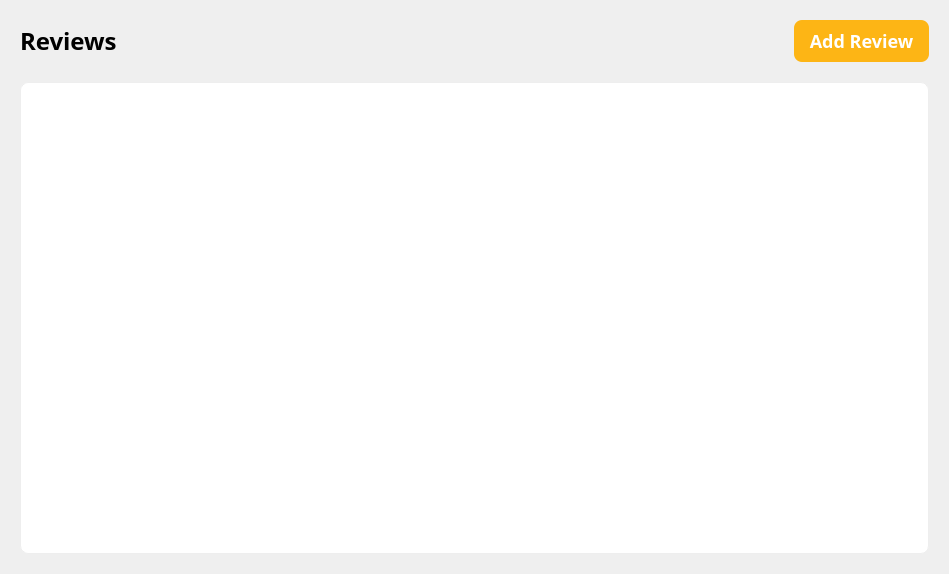
<?xml version="1.0" encoding="UTF-8"?>
<ui version="4.0">
 <class>ReviewsViewPage</class>
 <widget class="QWidget" name="ReviewsViewPage">
  <property name="geometry">
   <rect>
    <x>0</x>
    <y>0</y>
    <width>949</width>
    <height>574</height>
   </rect>
  </property>
  <property name="windowTitle">
   <string>Form</string>
  </property>
  <property name="styleSheet">
   <string notr="true">#backButton {
	background: transparent;
	border: none;
	font-family: Open Sans;
	text-align: left;
	font-size: 24px;
	line-height: 34px;
	letter-spacing: 0%;
	font-weight: 600;
}

QTableView {
	color: #4D4D4D;
    border: 1px solid #eee;
    border-radius: 8px;
    background-color: white;
	font-family: Open Sans;
	font-weight: 500;
	font-size: 16px;
	line-height: 24px;
	letter-spacing: 0%;
}

QHeaderView::section {
	font-family: Open Sans;
	font-weight: 600;
	font-size: 16px;
	line-height: 24px;
	letter-spacing: 0%;
    background-color: transparent;
    padding: 8px;
    border: none;
	border-bottom: 1px solid #f1f1f1;
    font-weight: 600;
    color: #333;
}

QTableView::item {
    padding: 12px;
    border-bottom: 1px solid #f1f1f1;
}

QTableView::item:selected {
    background-color: transparent;
}

QScrollBar {
    background: transparent;
}

QScrollBar:vertical {
    width: 6px;
    background: transparent;
}

QScrollBar::handle:vertical {
    background: #4B286D;
    border-radius: 3px;
}

QScrollBar::add-line:vertical,
QScrollBar::sub-line:vertical {
    height: 0;
}

.Draft {
    background-color: #ECF7FF;
    border: 1px solid #0D92F4;
    border-radius: 14px;
	font-family: Open Sans;
	font-weight: 500;
	line-height: 22px;
	letter-spacing: 0%;
    font-size: 14px;
	color: #0D92F4;
}

.Inprogress {
    background-color: #FEF4EE;
    border: 1px solid #E9762B;
    border-radius: 14px;
	font-family: Open Sans;
	font-weight: 500;
	line-height: 22px;
	letter-spacing: 0%;
    font-size: 14px;
	color: #E9762B;
}

.Complete {
    background-color: #F3F9F4;
    border: 1px solid #67AE6E;
    border-radius: 14px;
	font-family: Open Sans;
	font-weight: 500;
	line-height: 22px;
	letter-spacing: 0%;
    font-size: 14px;
	color: #67AE6E;
}</string>
  </property>
  <layout class="QVBoxLayout" name="verticalLayout">
   <property name="spacing">
    <number>20</number>
   </property>
   <property name="leftMargin">
    <number>20</number>
   </property>
   <property name="topMargin">
    <number>20</number>
   </property>
   <property name="rightMargin">
    <number>20</number>
   </property>
   <property name="bottomMargin">
    <number>20</number>
   </property>
   <item>
    <layout class="QHBoxLayout" name="headerLayout">
     <property name="spacing">
      <number>16</number>
     </property>
     <item>
      <widget class="QPushButton" name="backButton">
       <property name="sizePolicy">
        <sizepolicy hsizetype="Fixed" vsizetype="Fixed">
         <horstretch>0</horstretch>
         <verstretch>0</verstretch>
        </sizepolicy>
       </property>
       <property name="minimumSize">
        <size>
         <width>251</width>
         <height>34</height>
        </size>
       </property>
       <property name="maximumSize">
        <size>
         <width>251</width>
         <height>34</height>
        </size>
       </property>
       <property name="styleSheet">
        <string notr="true"/>
       </property>
       <property name="text">
        <string>Reviews</string>
       </property>
       <property name="iconSize">
        <size>
         <width>24</width>
         <height>24</height>
        </size>
       </property>
      </widget>
     </item>
     <item>
      <spacer name="horizontalSpacer">
       <property name="orientation">
        <enum>Qt::Orientation::Horizontal</enum>
       </property>
       <property name="sizeHint" stdset="0">
        <size>
         <width>40</width>
         <height>20</height>
        </size>
       </property>
      </spacer>
     </item>
     <item>
      <widget class="QPushButton" name="createButton">
       <property name="minimumSize">
        <size>
         <width>135</width>
         <height>42</height>
        </size>
       </property>
       <property name="maximumSize">
        <size>
         <width>135</width>
         <height>42</height>
        </size>
       </property>
       <property name="styleSheet">
        <string notr="true">QPushButton {
	background: #FDB515;
	border: none;
	border-radius: 8px;
	font-family: Open-Sans;
	font-weight: 500;
	font-size: 18px;
	color: white;
}

QPushButton:hover {
    background-color: #E6A512;
}

QPushButton:pressed {
    background-color: #CC8F0F;
    padding-top: 2px;
	padding-left: 2px;
}</string>
       </property>
       <property name="text">
        <string>Add Review</string>
       </property>
      </widget>
     </item>
    </layout>
   </item>
   <item>
    <widget class="QTableView" name="reviewTableView">
     <property name="styleSheet">
      <string notr="true"/>
     </property>
    </widget>
   </item>
  </layout>
 </widget>
 <resources/>
 <connections/>
</ui>
